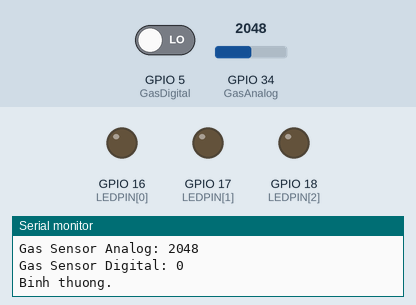
Simulated run of this sketch. Board: ESP32. On the bench: output pins drawn as LEDs (lit = HIGH), the last lines printed to the serial monitor. The test bench sets the inputs (shaded band); at power-on: GPIO 34 (GasAnalog) = 2048, GPIO 5 (GasDigital) LOW.

Above: at 1.8 s.
1.9 s: GPIO 34 (GasAnalog) set to 2756
3.4 s: GPIO 34 (GasAnalog) set to 2873
At 4.3 s:
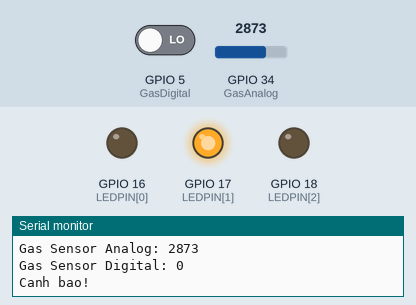
5.5 s: GPIO 34 (GasAnalog) set to 3650
7.2 s: GPIO 34 (GasAnalog) set to 3756
At 8.6 s:
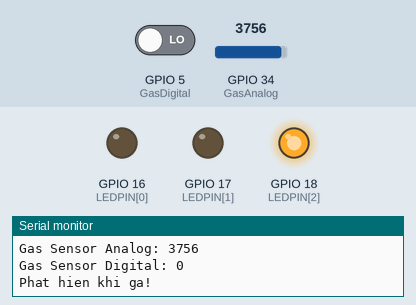
9.5 s: GPIO 34 (GasAnalog) set to 2760
At 11.2 s:
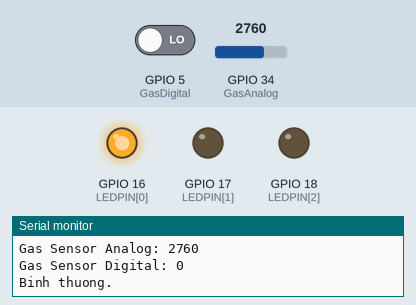
11.5 s: GPIO 34 (GasAnalog) set to 2840
At 12.9 s:
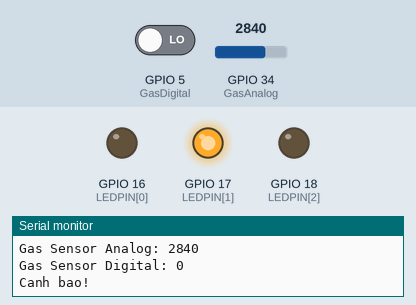
Timing chart, 0 to 14.5 s (numbered marks = the images above; inputs shaded):
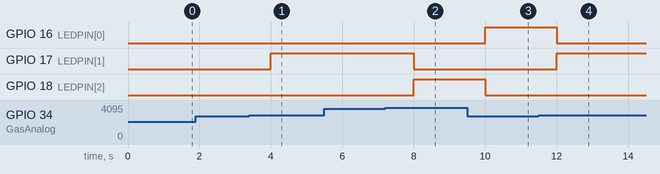

Measured:
- the behaviour switches between 2800 and 2801 on GPIO 34 (GasAnalog) (found by bisection; images 0 and 1)
- the behaviour switches between 3700 and 3701 on GPIO 34 (GasAnalog) (found by bisection; images 1 and 2)
- after the input at 3.4 s, GPIO 17 (LEDPIN[1]): LOW → HIGH after 0.60 s
- after the input at 7.2 s, GPIO 17 (LEDPIN[1]): HIGH → LOW after 0.80 s; GPIO 18 (LEDPIN[2]): LOW → HIGH after 0.80 s
- after the input at 9.5 s, GPIO 16 (LEDPIN[0]): LOW → HIGH after 0.51 s; GPIO 18 (LEDPIN[2]): HIGH → LOW after 0.51 s
- after the input at 11.5 s, GPIO 16 (LEDPIN[0]): HIGH → LOW after 0.51 s; GPIO 17 (LEDPIN[1]): LOW → HIGH after 0.51 s

The sketch:

cau21.ino
```cpp
// D0: 5
// A0: chan 34
// Den canh bao xanh, vang, do: chan 16, 17, 18

const int GasDigital = 5;
const int GasAnalog = 34;
const int LEDPIN[3] = {16, 17, 18};
int current_led = 0, previous_led = 0;

// Nguong canh bao, dieu chinh tuy moi truong thuc te. Gia tri cam bien tu 0-4095
const int warning_threshold = 2800;
const int danger_threshold = 3700;

void setup() {
  // put your setup code here, to run once:
  Serial.begin(115200);
  for (int i = 0; i < 3; i++) {
    pinMode(LEDPIN[i], OUTPUT);
  }
  pinMode(GasAnalog, INPUT);
  pinMode(GasDigital, INPUT);
  for (int i = 0; i < 3; i++) {
    digitalWrite(LEDPIN[i], LOW);
  }
}

// Control the LEDs. Only update on change.
void controlLed() {
  if (current_led != previous_led) {
    for (int i = 0; i < 3; i++) {
      digitalWrite(LEDPIN[i], LOW);
    }
    digitalWrite(LEDPIN[current_led], HIGH);
    previous_led = current_led;
  }
}

void loop() {
  // put your main code here, to run repeatedly:
  // Read gas sensor values
  int gas_sensor_analog = analogRead(GasAnalog);
  int gas_sensor_digital = digitalRead(GasDigital);
  Serial.print("Gas Sensor Analog: ");
  Serial.println(gas_sensor_analog);
  Serial.print("Gas Sensor Digital: ");
  Serial.println(gas_sensor_digital);

  // Determine LED state based on thresholds
  if (gas_sensor_analog > danger_threshold) {
    current_led = 2;
    Serial.println("Phat hien khi ga!");
  } else if (gas_sensor_analog > warning_threshold) {
    current_led = 1;
    Serial.println("Canh bao!");
  } else {
    current_led = 0;
    Serial.println("Binh thuong.");
  }
  controlLed();
  delay(1000);
}
```
